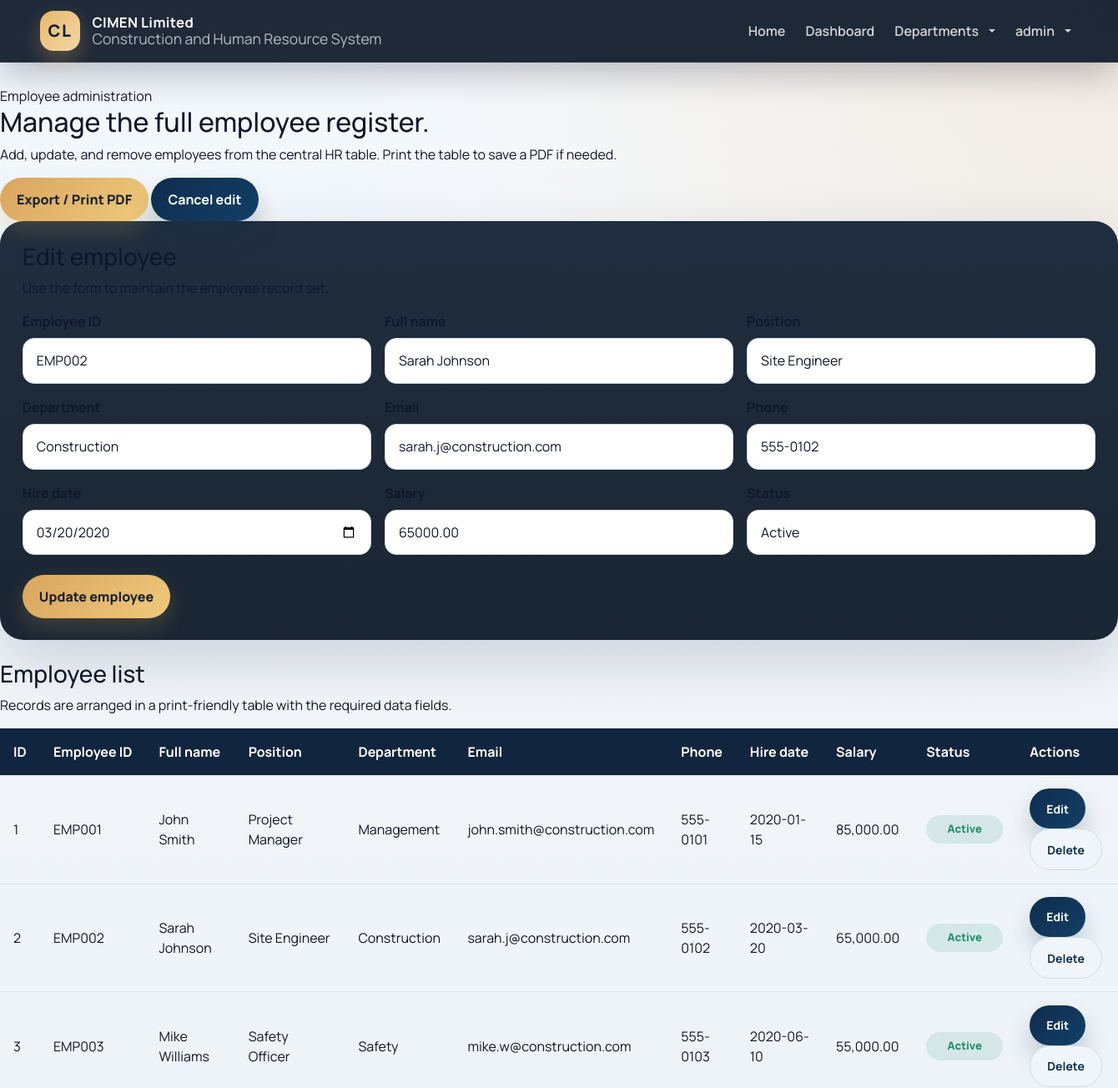
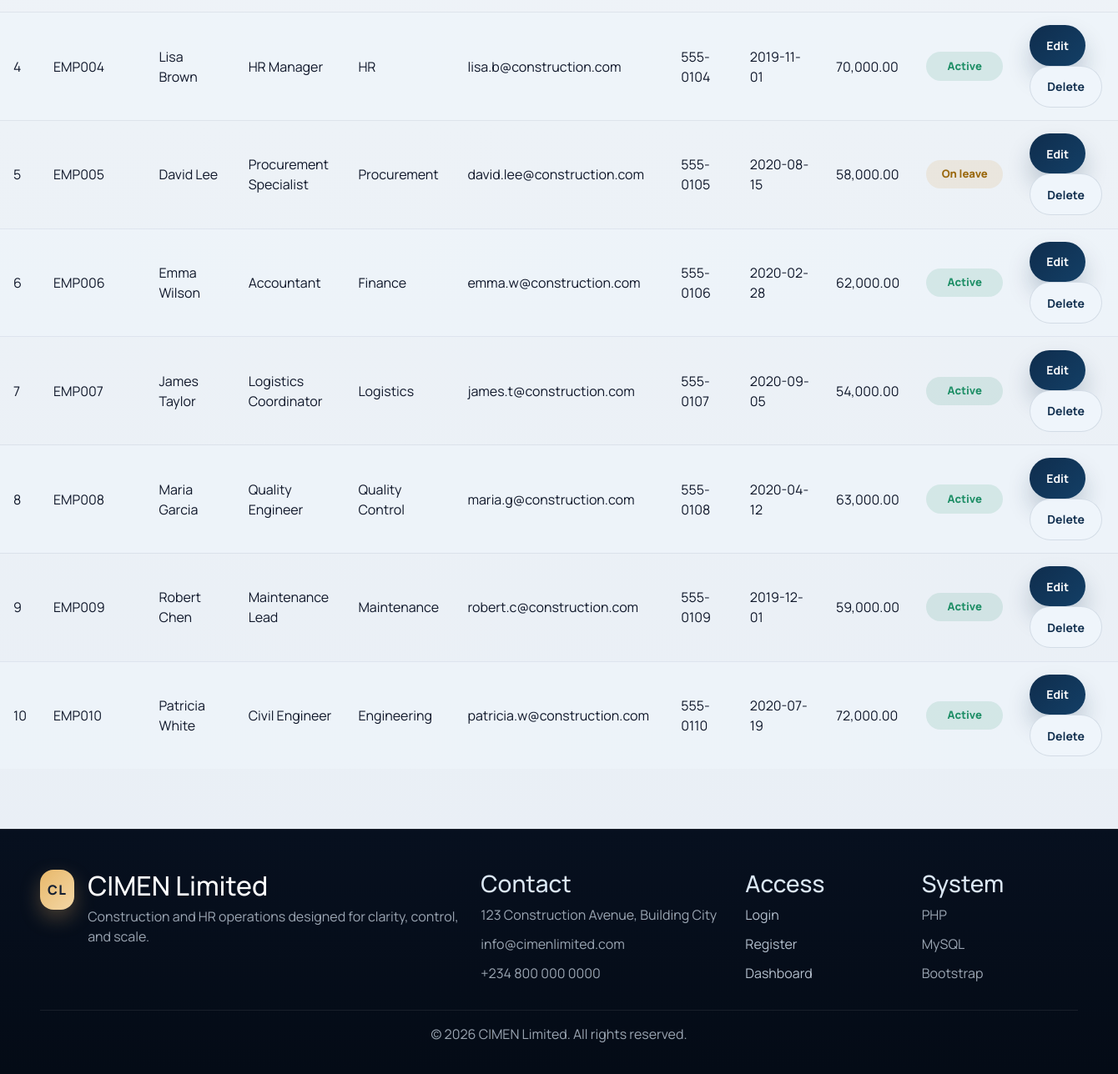
/admin/manage_employees.php?action=edit&id=2 (signed in), run on the app's committed database (2 pictures, top to bottom).
### tables this page shows
CREATE TABLE IF NOT EXISTS employees (
    id INT AUTO_INCREMENT PRIMARY KEY,
    employee_id VARCHAR(20) UNIQUE NOT NULL,
    full_name VARCHAR(100) NOT NULL,
    position VARCHAR(100) NOT NULL,
    department_id INT,
    email VARCHAR(100) NOT NULL,
    phone VARCHAR(20),
    hire_date DATE,
    salary DECIMAL(10,2),
    status ENUM('active', 'inactive', 'on_leave') DEFAULT 'active',
    created_at TIMESTAMP DEFAULT CURRENT_TIMESTAMP,
    FOREIGN KEY (department_id) REFERENCES departments(id)
);

CREATE TABLE IF NOT EXISTS departments (
    id INT AUTO_INCREMENT PRIMARY KEY,
    name VARCHAR(50) NOT NULL UNIQUE
);

### admin/manage_employees.php (the view, shortened to what this page needs)
<?php
require_once '../config/database.php';
$action = $_GET['action'] ?? '';
$employeeId = isset($_GET['id']) ? (int) $_GET['id'] : 0;
$departments = [];
$departmentResult = $conn->query('SELECT id, name FROM departments ORDER BY name');
if ($departmentResult) {
    while ($department = $departmentResult->fetch_assoc()) {
        $departments[] = $department;
    }
}
$employeesQuery = $conn->query('SELECT e.*, d.name AS department_name FROM employees e LEFT JOIN departments d ON e.department_id = d.id ORDER BY e.employee_id');
$employees = $employeesQuery ? $employeesQuery->fetch_all(MYSQLI_ASSOC) : [];
$editEmployee = null;
if ($action === 'edit' && $employeeId > 0) {
    $editStmt = $conn->prepare('SELECT * FROM employees WHERE id = ? LIMIT 1');
    $editStmt->bind_param('i', $employeeId);
    $editStmt->execute();
    $editResult = $editStmt->get_result();
    $editEmployee = $editResult->fetch_assoc();
}
include '../includes/header.php';
?>
<section class="page-card animate-rise">
    <div class="page-heading">
        <div class="eyebrow">Employee administration</div>
        <h2>Manage the full employee register.</h2>
        <p>Add, update, and remove employees from the central HR table. Print the table to save a PDF if needed.</p>
    </div>
    <div class="page-actions no-print">
        <button type="button" class="btn btn-accent js-print">Export / Print PDF</button>
        <?php if ($editEmployee): ?>
            <a href="manage_employees.php" class="btn btn-outline-light">Cancel edit</a>
        <?php endif; ?>
    </div>
    <div class="auth-card mb-4 no-print">
        <div class="card-heading">
            <h3><?php echo $editEmployee ? 'Edit employee' : 'Add employee'; ?></h3>
            <p>Use the form to maintain the employee record set.</p>
        </div>
        <form method="POST" action="">
            <div class="row g-3">
                <div class="col-md-4">
                    <label class="form-label">Employee ID</label>
                    <input type="text" name="employee_id" class="form-control" value="<?php echo htmlspecialchars($editEmployee['employee_id'] ?? ''); ?>" required>
                </div>
                <div class="col-md-4">
                    <label class="form-label">Full name</label>
                    <input type="text" name="full_name" class="form-control" value="<?php echo htmlspecialchars($editEmployee['full_name'] ?? ''); ?>" required>
                </div>
                <div class="col-md-4">
                    <label class="form-label">Position</label>
                    <input type="text" name="position" class="form-control" value="<?php echo htmlspecialchars($editEmployee['position'] ?? ''); ?>" required>
                </div>
                <div class="col-md-4">
                    <label class="form-label">Department</label>
                    <select name="department_id" class="form-select" required>
                        <?php foreach ($departments as $department): ?>
                            <option value="<?php echo (int) $department['id']; ?>" <?php echo (($editEmployee['department_id'] ?? '') == $department['id']) ? 'selected' : ''; ?>><?php echo htmlspecialchars($department['name']); ?></option>
                        <?php endforeach; ?>
                    </select>
                </div>
                <div class="col-md-4">
                    <label class="form-label">Email</label>
                    <input type="email" name="email" class="form-control" value="<?php echo htmlspecialchars($editEmployee['email'] ?? ''); ?>" required>
                </div>
                <div class="col-md-4">
                    <label class="form-label">Phone</label>
                    <input type="text" name="phone" class="form-control" value="<?php echo htmlspecialchars($editEmployee['phone'] ?? ''); ?>">
                </div>
                <div class="col-md-4">
                    <label class="form-label">Hire date</label>
                    <input type="date" name="hire_date" class="form-control" value="<?php echo htmlspecialchars($editEmployee['hire_date'] ?? ''); ?>" required>
                </div>
                <div class="col-md-4">
                    <label class="form-label">Salary</label>
                    <input type="number" step="0.01" name="salary" class="form-control" value="<?php echo htmlspecialchars($editEmployee['salary'] ?? ''); ?>" required>
                </div>
                <div class="col-md-4">
                    <label class="form-label">Status</label>
                    <select name="status" class="form-select">
                        <option value="active" <?php echo (($editEmployee['status'] ?? '') === 'active') ? 'selected' : ''; ?>>Active</option>
                    </select>
                </div>
            </div>
            <div class="button-row mt-4">
                <button type="submit" name="<?php echo $editEmployee ? 'update' : 'add'; ?>" class="btn btn-accent">
                    <?php echo $editEmployee ? 'Update employee' : 'Add employee'; ?>
                </button>
            </div>
        </form>
    </div>
    <div class="table-card">
        <div class="card-heading">
            <h3>Employee list</h3>
            <p>Records are arranged in a print-friendly table with the required data fields.</p>
        </div>
        <div class="table-wrap">
            <table>
                <thead>
                    <tr>
                        <th>ID</th>
                        <th>Employee ID</th>
                        <th>Full name</th>
                        <th>Position</th>
                        <th>Department</th>
                        <th>Email</th>
                        <th>Phone</th>
                        <th>Hire date</th>
                        <th>Salary</th>
                        <th>Status</th>
                        <th class="no-print">Actions</th>
                    </tr>
                </thead>
                <tbody>
                    <?php foreach ($employees as $employee): ?>
                        <tr>
                            <td><?php echo (int) $employee['id']; ?></td>
                            <td><?php echo htmlspecialchars($employee['employee_id']); ?></td>
                            <td><?php echo htmlspecialchars($employee['full_name']); ?></td>
                            <td><?php echo htmlspecialchars($employee['position']); ?></td>
                            <td><?php echo htmlspecialchars($employee['department_name'] ?? ''); ?></td>
                            <td><?php echo htmlspecialchars($employee['email']); ?></td>
                            <td><?php echo htmlspecialchars($employee['phone']); ?></td>
                            <td><?php echo htmlspecialchars($employee['hire_date']); ?></td>
                            <td><?php echo number_format((float) $employee['salary'], 2); ?></td>
                            <td>
                                <span class="status-chip <?php echo $employee['status'] === 'active' ? 'status-active' : ($employee['status'] === 'inactive' ? 'status-inactive' : 'status-leave'); ?>">
                                    <?php echo htmlspecialchars(ucfirst(str_replace('_', ' ', $employee['status']))); ?>
                                </span>
                            </td>
                            <td class="no-print">
                                <div class="action-row">
                                    <a href="?action=edit&id=<?php echo (int) $employee['id']; ?>" class="btn btn-outline-light btn-sm">Edit</a>
                                    <a href="?delete=<?php echo (int) $employee['id']; ?>" class="btn btn-outline-secondary btn-sm" data-confirm="Delete this employee?">Delete</a>
                                </div>
                            </td>
                        </tr>
                    <?php endforeach; ?>
                </tbody>
            </table>
        </div>
    </div>
</section>
<?php include '../includes/footer.php'; ?>

### css/style.css (style rules this page uses)
:root { --page-bg: #0b1220; --page-surface: rgba(10, 16, 30, 0.68); --card-bg: rgba(255, 255, 255, 0.92); --card-border: rgba(148, 163, 184, 0.18); --ink: #0f172a; --muted: #64748b; --primary: #0f2d4d; --primary-2: #133f66; --accent: #d8a55f; --accent-2: #d6f0ff; --success: #1f8f67; --danger: #c2414f; --soft: #eef4fb; --shadow: 0 24px 70px rgba(15, 23, 42, 0.16); --radius-xl: 28px; --radius-lg: 22px; --radius-md: 16px; --radius-sm: 12px; }
* { box-sizing: border-box; }
html { scroll-behavior: smooth; }
body { margin: 0; font-family: 'Manrope', 'Segoe UI', sans-serif; color: var(--ink); background: radial-gradient(circle at top left, rgba(214, 240, 255, 0.18), transparent 30%), radial-gradient(circle at top right, rgba(216, 165, 95, 0.16), transparent 28%), linear-gradient(180deg, #f7f9fc 0%, #edf2f7 56%, #e8eef5 100%); min-height: 100vh; }
body::before { content: ""; position: fixed; inset: 0; pointer-events: none; background-image: linear-gradient(rgba(15, 23, 42, 0.02) 1px, transparent 1px), linear-gradient(90deg, rgba(15, 23, 42, 0.02) 1px, transparent 1px); background-size: 60px 60px; mask-image: linear-gradient(180deg, rgba(0, 0, 0, 0.08), transparent 85%); opacity: 0.5; }
a { color: inherit; }
.auth-card { padding: clamp(1.3rem, 2vw, 2rem); border: 1px solid var(--line); background: linear-gradient(180deg, rgba(24, 37, 54, 0.96) 0%, rgba(18, 29, 43, 0.96) 100%); box-shadow: var(--shadow); border-radius: var(--radius-xl); }
.btn-accent, .btn.btn-accent { background: linear-gradient(135deg, var(--accent), #f0c97c); color: #1a2430; border: none; font-weight: 800; box-shadow: 0 10px 24px rgba(215, 168, 75, 0.2); }
.form-control, .form-select, .auth-panel input, .auth-panel textarea, .auth-panel select, .login-panel input, .login-panel textarea, .login-panel select, .register-panel input, .register-panel textarea, .register-panel select, .container input, .container textarea, .container select, .section-card input, .section-card textarea, .section-card select { width: 100%; border-radius: 14px; border: 1px solid #cfd8e3; background: #fff; padding: 0.9rem 1rem; color: var(--ink); transition: border-color 0.2s ease, box-shadow 0.2s ease, transform 0.2s ease; }
label, .form-label { display: inline-block; margin-bottom: 0.5rem; font-weight: 700; color: var(--ink); }
.btn, button.btn, input[type="submit"], input[type="button"] { border-radius: 999px; font-weight: 700; padding: 0.85rem 1.25rem; transition: transform 0.2s ease, box-shadow 0.2s ease, background-color 0.2s ease; }
.btn-primary, .btn, .btn-success { background: linear-gradient(135deg, var(--primary) 0%, var(--primary-2) 100%); border: 0; color: #fff; box-shadow: 0 16px 28px rgba(15, 45, 77, 0.22); }
.btn-secondary, .btn-outline-secondary { background: #eff5fb; color: var(--primary); border: 1px solid rgba(15, 45, 77, 0.12); box-shadow: none; }
table, .table { width: 100%; border-collapse: collapse; margin-bottom: 0; }
table thead th, .table thead th { background: #12253e; color: #fff; font-weight: 700; border: 0; padding: 1rem; white-space: nowrap; }
table tbody td, .table tbody td { padding: 0.95rem 1rem; border-top: 1px solid rgba(148, 163, 184, 0.18); vertical-align: middle; }
table tbody tr:nth-child(even), .table tbody tr:nth-child(even) { background: rgba(238, 244, 251, 0.65); }
.status-chip { display: inline-flex; align-items: center; justify-content: center; min-width: 92px; padding: 0.45rem 0.8rem; border-radius: 999px; font-size: 0.82rem; font-weight: 800; }
.status-active { background: rgba(31, 143, 103, 0.12); color: var(--success); }
.status-leave { background: rgba(216, 165, 95, 0.16); color: #9a680d; }
.animate-rise { animation: riseIn 0.65s ease both; }

### data on the page
employees: employee_id "EMP002", full_name "Sarah Johnson", position "Site Engineer", department_id "Construction", email "sarah.j@construction.com", phone "555-0102", hire_date "03/20/2020", salary "65000.00", status "Active", id "2", employee "EMP002", department.name "Construction", hire_date "2020-03-20", salary "65,000.00"
employees: id "1", employee "EMP001", full_name "John Smith", position "Project Manager", department.name "Management", email "john.smith@construction.com", phone "555-0101", hire_date "2020-01-15", salary "85,000.00", status "Active"
employees: id "3", employee "EMP003", full_name "Mike Williams", position "Safety Officer", department.name "Safety", email "mike.w@construction.com", phone "555-0103", hire_date "2020-06-10", salary "55,000.00", status "Active"
employees: id "4", employee "EMP004", full_name "Lisa Brown", position "HR Manager", department.name "HR", email "lisa.b@construction.com", phone "555-0104", hire_date "2019-11-01", salary "70,000.00", status "Active"
employees: id "5", employee "EMP005", full_name "David Lee", position "Procurement Specialist", department.name "Procurement", email "david.lee@construction.com", phone "555-0105", hire_date "2020-08-15", salary "58,000.00", status "On leave"
employees: id "6", employee "EMP006", full_name "Emma Wilson", position "Accountant", department.name "Finance", email "emma.w@construction.com", phone "555-0106", hire_date "2020-02-28", salary "62,000.00", status "Active"
employees: id "7", employee "EMP007", full_name "James Taylor", position "Logistics Coordinator", department.name "Logistics", email "james.t@construction.com", phone "555-0107", hire_date "2020-09-05", salary "54,000.00", status "Active"
employees: id "8", employee "EMP008", full_name "Maria Garcia", position "Quality Engineer", department.name "Quality Control", email "maria.g@construction.com", phone "555-0108", hire_date "2020-04-12", salary "63,000.00", status "Active"
employees: id "9", employee "EMP009", full_name "Robert Chen", position "Maintenance Lead", department.name "Maintenance", email "robert.c@construction.com", phone "555-0109", hire_date "2019-12-01", salary "59,000.00", status "Active"
employees: id "10", employee "EMP010", full_name "Patricia White", position "Civil Engineer", department.name "Engineering", email "patricia.w@construction.com", phone "555-0110", hire_date "2020-07-19", salary "72,000.00", status "Active"

### other printed values
$_SESSION['username'] "admin"
